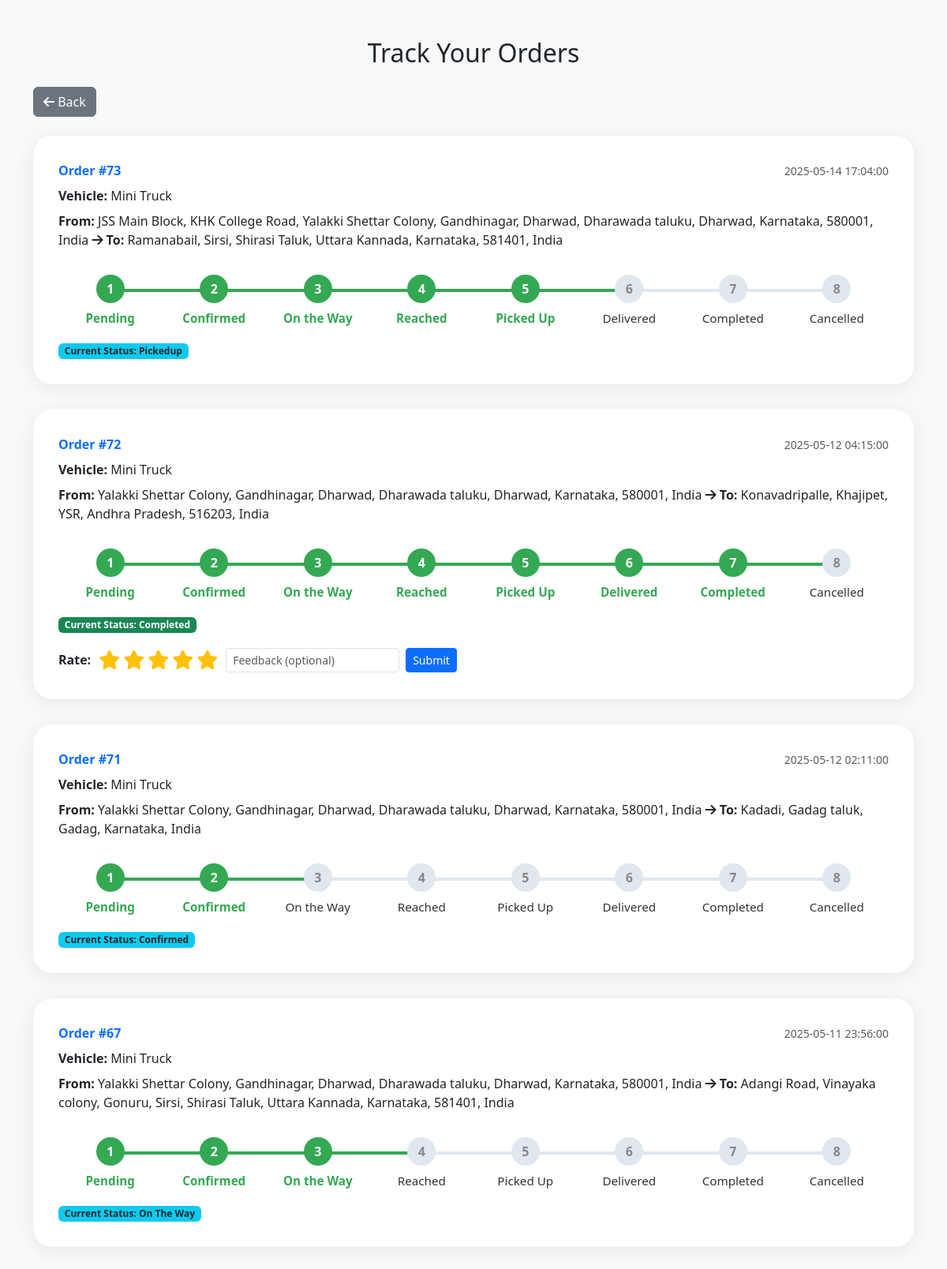
The page /trackorder.php (signed in) on the database its author committed.
### tables this page shows
CREATE TABLE IF NOT EXISTS `bookings` (
  `booking_id` int NOT NULL AUTO_INCREMENT,
  `user_id` int NOT NULL,
  `customer_name` varchar(100) DEFAULT NULL,
  `phone_number` varchar(20) DEFAULT NULL,
  `vehicle_id` int NOT NULL,
  `pickup_location` text NOT NULL,
  `drop_location` text NOT NULL,
  `date` datetime NOT NULL,
  `status` enum('pending','confirmed','on the way','reached','pickedup','delivered','completed','cancelled') DEFAULT 'pending',
  `cancelled_at` datetime DEFAULT NULL,
  `price` decimal(10,2) NOT NULL,
  `created_at` timestamp NULL DEFAULT CURRENT_TIMESTAMP,
  `vehicle_type` varchar(50) NOT NULL,
  PRIMARY KEY (`booking_id`),
  KEY `customer_id` (`user_id`),
  KEY `vehicle_id` (`vehicle_id`)
);

### trackorder.php (the view, shortened to what this page needs)
<?php
include 'db_connect.php';
$user_id = $_SESSION['user_id'];
$query = "SELECT booking_id, vehicle_type, pickup_location, drop_location, date, status FROM bookings WHERE user_id = ? ORDER BY date DESC";
$stmt = $conn->prepare($query);
$stmt->bind_param('i', $user_id);
$stmt->execute();
$result = $stmt->get_result();
$status_flow = ['pending','confirmed','on the way','reached','pickedup','delivered','completed','cancelled'];
$status_labels = [
    'pending' => 'Pending',
    'confirmed' => 'Confirmed',
    'on the way' => 'On the Way',
    'reached' => 'Reached',
    'pickedup' => 'Picked Up',
    'delivered' => 'Delivered',
    'completed' => 'Completed',
    'cancelled' => 'Cancelled'
];
?>
<!DOCTYPE html>
<html lang="en">
<head>
    <link href="https://cdn.jsdelivr.net/npm/bootstrap@5.3.0/dist/css/bootstrap.min.css" rel="stylesheet">
    <link href="https://cdnjs.cloudflare.com/ajax/libs/font-awesome/6.4.0/css/all.min.css" rel="stylesheet">
</head>
<body class="bg-light">
<div class="container py-5">
    <h2 class="mb-4 text-center">Track Your Orders</h2>
    <div class="mb-4">
        <a href="dashboarduser.php" class="btn btn-secondary"><i class="fas fa-arrow-left"></i> Back</a>
    </div>
    <?php if ($result->num_rows > 0): ?>
        <?php while ($row = $result->fetch_assoc()): ?>
            <div class="order-card">
                <div class="d-flex justify-content-between align-items-center mb-2">
                    <span class="fw-bold text-primary">Order #<?php echo htmlspecialchars($row['booking_id']); ?></span>
                    <span class="text-muted small"><?php echo htmlspecialchars($row['date']); ?></span>
                </div>
                <div class="mb-2"><b>Vehicle:</b> <?php echo htmlspecialchars($row['vehicle_type']); ?></div>
                <div class="mb-2"><b>From:</b> <?php echo htmlspecialchars($row['pickup_location']); ?> <i class="fas fa-arrow-right"></i> <b>To:</b> <?php echo htmlspecialchars($row['drop_location']); ?></div>
                <div class="amazon-progress">
                    <?php
                    $current_status = $row['status'];
                    $cancelled = ($current_status === 'cancelled');
                    $reached_index = array_search($current_status, $status_flow);
                    foreach ($status_flow as $i => $status) {
                        $active = ($i <= $reached_index && !$cancelled);
                        $is_cancel = ($status === 'cancelled' && $cancelled);
                        echo '<div class="amazon-step'.($active ? ' active' : '').($is_cancel ? ' cancelled' : '').'">';
                        echo '<div class="amazon-circle">'.($i+1).'</div>';
                        echo '<div class="amazon-label">'.htmlspecialchars($status_labels[$status]).'</div>';
                        echo '</div>';
                    }
                    ?>
                </div>
                <div class="mt-2">
                    <span class="badge <?php
                        if ($current_status === 'completed') echo 'bg-success';
                        elseif ($current_status === 'cancelled') echo 'bg-danger';
                        elseif ($current_status === 'pending') echo 'bg-warning text-dark';
                        else echo 'bg-info text-dark';
                    ?>">Current Status: <?php echo htmlspecialchars(ucwords($current_status)); ?></span>
                </div>
                <?php if ($current_status === 'completed'): ?>
                <div class="mt-3">
                    <form action="rate_order.php" method="POST" class="d-flex flex-column flex-md-row align-items-center gap-2 rating-form" data-booking-id="<?php echo htmlspecialchars($row['booking_id']); ?>">
                        <label class="mb-0"><b>Rate:</b></label>
                        <div class="star-rating d-flex align-items-center" style="font-size:1.5rem; color:#ffc107; cursor:pointer;">
                            <?php for ($star = 1; $star <= 5; $star++): ?>
                                <label for="star-<?php echo $row['booking_id']; ?>-<?php echo $star; ?>" style="margin:0 2px;">
                                    <i class="fa fa-star"></i>
                                </label>
                            <?php endfor; ?>
                        </div>
                        <input type="text" name="feedback" class="form-control form-control-sm w-auto" placeholder="Feedback (optional)">
                        <button type="submit" class="btn btn-primary btn-sm">Submit</button>
                    </form>
                </div>
                <?php endif; ?>
            </div>
        <?php endwhile; ?>
    <?php else: ?>
        <div class="alert alert-info text-center">No orders found.</div>
    <?php endif; ?>
</div>
</body>
</html>

### trackorder.php (style rules this page uses)
.order-card { background: #fff; border-radius: 1.5rem; box-shadow: 0 4px 24px 0 rgba(0,0,0,0.08); padding: 2rem; margin-bottom: 2rem; }
.amazon-progress { display: flex; align-items: center; justify-content: space-between; margin: 2rem 0 1rem 0; }
.amazon-step { flex: 1; text-align: center; position: relative; }
.amazon-step:not(:last-child)::after { content: ''; position: absolute; top: 18px; right: -50%; width: 100%; height: 4px; background: #e0e7ef; z-index: 0; }
.amazon-step.active:not(:last-child)::after { background: #34a853; }
.amazon-circle { width: 36px; height: 36px; border-radius: 50%; background: #e0e7ef; display: flex; align-items: center; justify-content: center; margin: 0 auto 0.5rem auto; font-weight: bold; color: #888; position: relative; z-index: 1; }
.amazon-step.active .amazon-circle { background: #34a853; color: #fff; }
.amazon-label { font-size: 0.95rem; color: #333; }
.amazon-step.active .amazon-label { color: #34a853; font-weight: 600; }

### rows shown on the page
bookings: booking_id "73", date "2025-05-14 17:04:00", vehicle_type "Mini Truck", pickup_location "JSS Main Block, KHK College Road, Yalakki Shettar Colony, Gandhinagar, Dharwad, Dharawada taluku, Dharwad, Karnataka, 580001, India", drop_location "Ramanabail, Sirsi, Shirasi Taluk, Uttara Kannada, Karnataka, 581401, India", status "Pending", status "Confirmed", status "On the Way", status "Reached", status "Picked Up", status "Delivered", status "Completed", status "Cancelled", status "Pickedup"
bookings: booking_id "72", date "2025-05-12 04:15:00", vehicle_type "Mini Truck", pickup_location "Yalakki Shettar Colony, Gandhinagar, Dharwad, Dharawada taluku, Dharwad, Karnataka, 580001, India", drop_location "Konavadripalle, Khajipet, YSR, Andhra Pradesh, 516203, India", status "Pending", status "Confirmed", status "On the Way", status "Reached", status "Picked Up", status "Delivered", status "Completed", status "Cancelled"
bookings: booking_id "71", date "2025-05-12 02:11:00", vehicle_type "Mini Truck", pickup_location "Yalakki Shettar Colony, Gandhinagar, Dharwad, Dharawada taluku, Dharwad, Karnataka, 580001, India", drop_location "Kadadi, Gadag taluk, Gadag, Karnataka, India", status "Pending", status "Confirmed", status "On the Way", status "Reached", status "Picked Up", status "Delivered", status "Completed", status "Cancelled"
bookings: booking_id "67", date "2025-05-11 23:56:00", vehicle_type "Mini Truck", pickup_location "Yalakki Shettar Colony, Gandhinagar, Dharwad, Dharawada taluku, Dharwad, Karnataka, 580001, India", drop_location "Adangi Road, Vinayaka colony, Gonuru, Sirsi, Shirasi Taluk, Uttara Kannada, Karnataka, 581401, India", status "Pending", status "Confirmed", status "On the Way", status "Reached", status "Picked Up", status "Delivered", status "Completed", status "Cancelled", status "On The Way"
